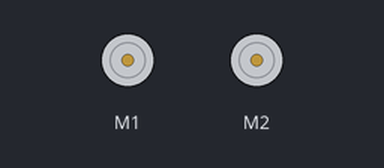
The sketch below on a simulated Arduino Uno, built with avr-gcc and run on an emulated ATmega328P. On the bench: 2 × DC motor (green arrow = forward, orange = backward, longer = faster). What the sketch prints to the serial monitor is not drawn.

Above: at 10.7 s.
Timing chart, 0 to 14.6 s (numbered marks = the images above):
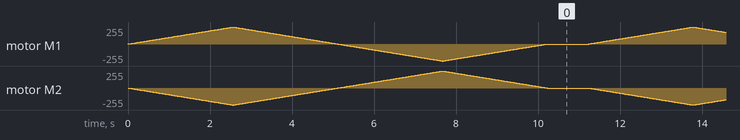

The sketch:

forward.ino
```cpp
/*Import required libraries*/
#include <Wire.h>
#include <Adafruit_MotorShield.h>
#include "utility/Adafruit_MS_PWMServoDriver.h"

// Create the motor shield object with the default I2C address
Adafruit_MotorShield AFMS = Adafruit_MotorShield();

// Select which 'port' M1, M2, M3 or M4. In this case, M1
Adafruit_DCMotor *myMotor = AFMS.getMotor(1);
// You can also make another motor on port M2
Adafruit_DCMotor *myOtherMotor = AFMS.getMotor(2);

void setup() {
  // put your setup code here, to run once:
  Serial.begin(9600);           // set up Serial library at 9600 bps
  Serial.println("Adafruit Motorshield v2 - DC Motor test!");

  AFMS.begin();  // create with the default frequency 1.6KHz
  //AFMS.begin(1000);  // OR with a different frequency, say 1KHz

  // Set the speed to start, from 0 (off) to 255 (max speed)
  myMotor->setSpeed(150);
  myMotor->run(FORWARD);
  // turn on motor
  myMotor->run(RELEASE);

  myOtherMotor->setSpeed(150);
  myOtherMotor->run(FORWARD);
  // turn on motor
  myOtherMotor->run(RELEASE);

}

void loop() {
  // put your main code here, to run repeatedly:
  uint8_t i;

  Serial.print("tick-backwards");

  // gets current uptime on microcontroller in millis
  unsigned long currentMillis = millis();

  myMotor->run(FORWARD);
  myOtherMotor->run(BACKWARD);
  for (i=0; i<255; i++) {
    myMotor->setSpeed(i);
    myOtherMotor->setSpeed(i);
    delay(10);
  }
  for (i=255; i!=0; i--) {
    myMotor->setSpeed(i);
    myOtherMotor->setSpeed(i);
    delay(10);
  }

  Serial.print("tock-forward");

  myMotor->run(BACKWARD);
  myOtherMotor->run(FORWARD);
  for (i=0; i<255; i++) {
    myMotor->setSpeed(i);
    myOtherMotor->setSpeed(i);
    delay(10);
  }
  for (i=255; i!=0; i--) {
    myMotor->setSpeed(i);
    myOtherMotor->setSpeed(i);
    delay(10);
  }

  Serial.print("tech");
  myMotor->run(RELEASE);
  myOtherMotor->run(RELEASE);
  delay(1000);

}
```
